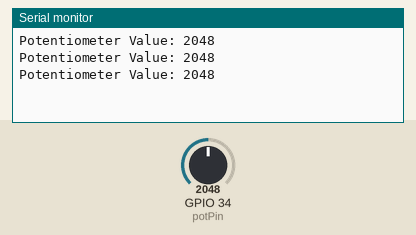
A sketch run on a simulated ESP32. On the bench: the last lines printed to the serial monitor. The inputs (shaded band) are chosen by the test bench; at power-on: GPIO 34 (potPin) = 2048.

Above: at 1.3 s.
1.4 s: GPIO 34 (potPin) set to 2866
At 1.9 s:
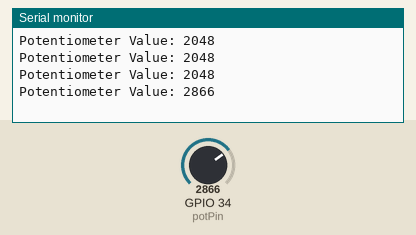
2.9 s: GPIO 34 (potPin) set to 3603
At 3.4 s:
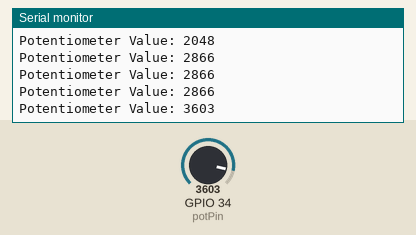
Timing chart, 0 to 5.9 s (numbered marks = the images above; inputs shaded):
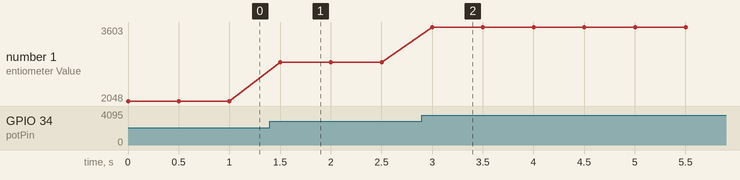

The sketch:

ESP32-EASY-PROTO_POT.ino
```cpp
// Define the pin connected to the potentiometer
const int potPin = 34;  // GPIO 34 (ADC1_6)

// Variable to store the potentiometer value
int potValue = 0;

void setup() {
  // Initialize serial communication at 115200 baud rate
  Serial.begin(115200);

  // Configure the potentiometer pin as an input
  pinMode(potPin, INPUT);
}

void loop() {
  // Read the analog value from the potentiometer
  potValue = analogRead(potPin);

  // Print the potentiometer value to the Serial Monitor
  Serial.print("Potentiometer Value: ");
  Serial.println(potValue);

  // Add a small delay to avoid overwhelming the serial output
  delay(500);
}
```

Measured:
- after the input at 1.4 s, the serial monitor: prints a new line after 0.10 s (image 1)
- after the input at 2.9 s, the serial monitor: prints a new line after 0.10 s (image 2)
- plotted number 1: 2048 → 2866 after the input at 1.4 s, 2866 → 3603 after the input at 2.9 s
